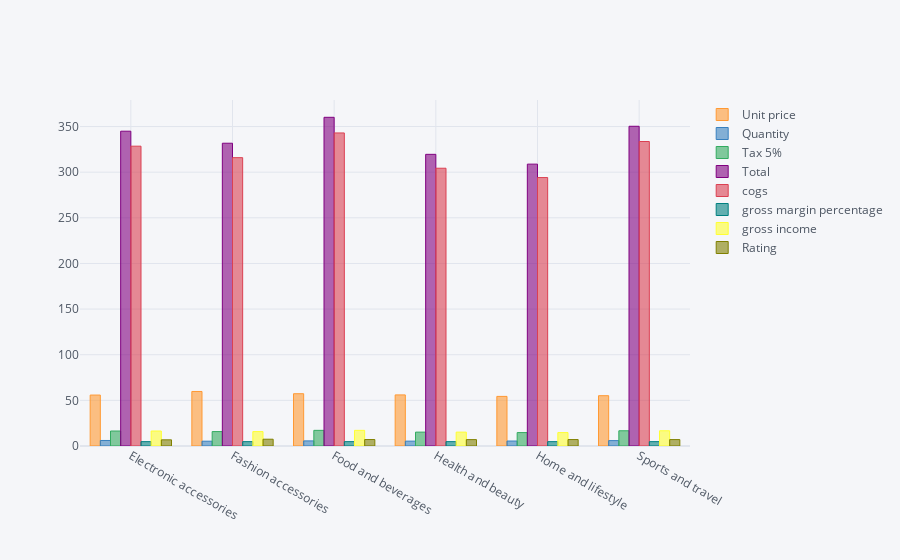

The notebook cell saved with this chart:
### Code cell
df[df['City']=='Naypyitaw'].groupby('Product line').mean().iplot(kind='bar')

### Figure 1 — Plotly figure (JSON) as saved in the notebook; plotly's stock layout.template omitted (floating-point values rounded to 4 significant figures)
{"data": [{"marker": {"color": "rgba(255, 153, 51, 0.6)", "line": {"color": "rgba(255, 153, 51, 1.0)", "width": 1}}, "name": "Unit price", "orientation": "v", "text": "", "type": "bar", "x": ["Electronic accessories", "Fashion accessories", "Food and beverages", "Health and beauty", "Home and lifestyle", "Sports and travel"], "y": [55.81, 59.74, 57.27, 55.97, 54.33, 55.11]}, {"marker": {"color": "rgba(55, 128, 191, 0.6)", "line": {"color": "rgba(55, 128, 191, 1.0)", "width": 1}}, "name": "Quantity", "orientation": "v", "text": "", "type": "bar", "x": ["Electronic accessories", "Fashion accessories", "Food and beverages", "Health and beauty", "Home and lifestyle", "Sports and travel"], "y": [6.055, 5.262, 5.591, 5.327, 5.444, 5.889]}, {"marker": {"color": "rgba(50, 171, 96, 0.6)", "line": {"color": "rgba(50, 171, 96, 1.0)", "width": 1}}, "name": "Tax 5%", "orientation": "v", "text": "", "type": "bar", "x": ["Electronic accessories", "Fashion accessories", "Food and beverages", "Health and beauty", "Home and lifestyle", "Sports and travel"], "y": [16.42, 15.79, 17.15, 15.22, 14.7, 16.68]}, {"marker": {"color": "rgba(128, 0, 128, 0.6)", "line": {"color": "rgba(128, 0, 128, 1.0)", "width": 1}}, "name": "Total", "orientation": "v", "text": "", "type": "bar", "x": ["Electronic accessories", "Fashion accessories", "Food and beverages", "Health and beauty", "Home and lifestyle", "Sports and travel"], "y": [344.9, 331.7, 360.1, 319.5, 308.8, 350.3]}, {"marker": {"color": "rgba(219, 64, 82, 0.6)", "line": {"color": "rgba(219, 64, 82, 1.0)", "width": 1}}, "name": "cogs", "orientation": "v", "text": "", "type": "bar", "x": ["Electronic accessories", "Fashion accessories", "Food and beverages", "Health and beauty", "Home and lifestyle", "Sports and travel"], "y": [328.5, 315.9, 343.0, 304.3, 294.1, 333.6]}, {"marker": {"color": "rgba(0, 128, 128, 0.6)", "line": {"color": "rgba(0, 128, 128, 1.0)", "width": 1}}, "name": "gross margin percentage", "orientation": "v", "text": "", "type": "bar", "x": ["Electronic accessories", "Fashion accessories", "Food and beverages", "Health and beauty", "Home and lifestyle", "Sports and travel"], "y": [4.762, 4.762, 4.762, 4.762, 4.762, 4.762]}, {"marker": {"color": "rgba(255, 255, 51, 0.6)", "line": {"color": "rgba(255, 255, 51, 1.0)", "width": 1}}, "name": "gross income", "orientation": "v", "text": "", "type": "bar", "x": ["Electronic accessories", "Fashion accessories", "Food and beverages", "Health and beauty", "Home and lifestyle", "Sports and travel"], "y": [16.42, 15.79, 17.15, 15.22, 14.7, 16.68]}, {"marker": {"color": "rgba(128, 128, 0, 0.6)", "line": {"color": "rgba(128, 128, 0, 1.0)", "width": 1}}, "name": "Rating", "orientation": "v", "text": "", "type": "bar", "x": ["Electronic accessories", "Fashion accessories", "Food and beverages", "Health and beauty", "Home and lifestyle", "Sports and travel"], "y": [6.747, 7.44, 7.08, 6.998, 7.06, 7.029]}], "layout": {"legend": {"bgcolor": "#F5F6F9", "font": {"color": "#4D5663"}}, "paper_bgcolor": "#F5F6F9", "plot_bgcolor": "#F5F6F9", "title": {"font": {"color": "#4D5663"}}, "xaxis": {"gridcolor": "#E1E5ED", "showgrid": true, "tickfont": {"color": "#4D5663"}, "title": {"font": {"color": "#4D5663"}, "text": ""}, "zerolinecolor": "#E1E5ED"}, "yaxis": {"gridcolor": "#E1E5ED", "showgrid": true, "tickfont": {"color": "#4D5663"}, "title": {"font": {"color": "#4D5663"}, "text": ""}, "zerolinecolor": "#E1E5ED"}}}
